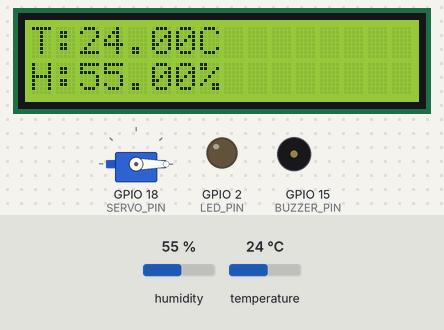
The sketch below on a simulated ESP32. Shown: servo, 16×2 character LCD, output pins drawn as LEDs (lit = HIGH), buzzer (waves = sounding, pin HIGH). The inputs (shaded band) are chosen by the test bench; at power-on: temperature 24 °C, humidity 55 %. WiFi joins after 1.5 s; servers stay silent unless stated; no MQTT or app messages arrive unless stated.

Above: at 2.6 s.
2.7 s: temperature set to 31 °C
At 7.3 s:
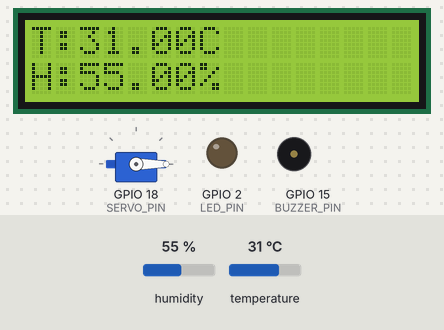
8.0 s: temperature set to 34 °C
At 10.5 s:
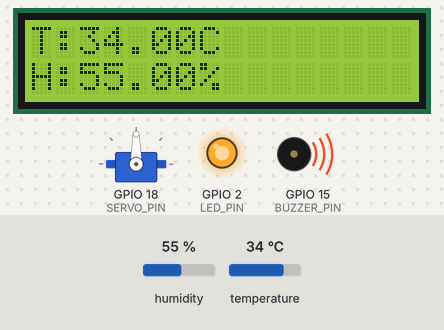
13.3 s: humidity set to 22 %
At 14.9 s:
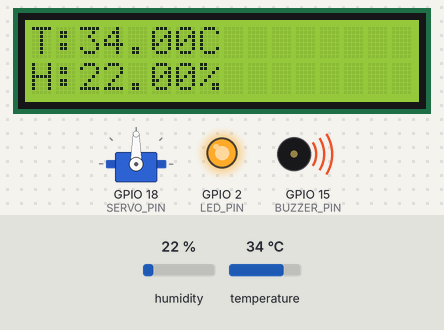
18.6 s: humidity set to 40 %
At 22.4 s:
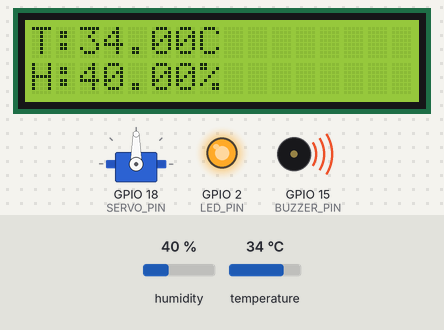
Timing chart, 0 to 23.9 s (numbered marks = the images above; inputs shaded):
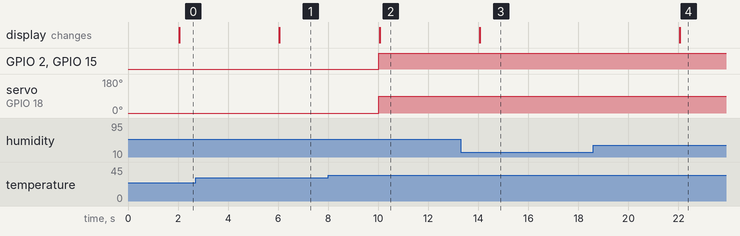

The sketch:

DHT11.ino
```cpp
#include <WiFi.h>
#include <PubSubClient.h>
#include <Wire.h>
#include <LiquidCrystal_I2C.h>
#include <ESP32Servo.h>
#include <DHT.h>   // TAMBAHAN

// ================= WIFI =================
const char* ssid = "SSID";
const char* password = "PASSWORD";

// ================= MQTT =================
const char* mqtt_server = "broker.emqx.io";
const int mqtt_port = 1883;
const char* topic = "dht11/TA";

// ================= DHT22 =================
#define DHT_PIN 4
#define DHT_TYPE DHT11
DHT dht(DHT_PIN, DHT_TYPE);

// ================= OUTPUT =================
#define LED_PIN 2
#define BUZZER_PIN 15
#define SERVO_PIN 18

LiquidCrystal_I2C lcd(0x27, 16, 2);
WiFiClient espClient;
PubSubClient client(espClient);
Servo myServo;

unsigned long lastSensorRead = 0;
unsigned long lastWiFiAttempt = 0;
unsigned long lastMQTTAttempt = 0;

// ================= SETUP =================
void setup() {
  Serial.begin(115200);

  pinMode(LED_PIN, OUTPUT);
  pinMode(BUZZER_PIN, OUTPUT);

  myServo.attach(SERVO_PIN);
  myServo.write(0);

  lcd.init();
  lcd.backlight();

  dht.begin();

  WiFi.begin(ssid, password);
  client.setServer(mqtt_server, mqtt_port);
}

// ================= LOOP =================
void loop() {

  // ===== RECONNECT WIFI =====
  if (WiFi.status() != WL_CONNECTED) {
    if (millis() - lastWiFiAttempt > 5000) {
      lastWiFiAttempt = millis();
      WiFi.disconnect();
      WiFi.begin(ssid, password);
    }
  }

  // ===== RECONNECT MQTT =====
  if (WiFi.status() == WL_CONNECTED && !client.connected()) {
    if (millis() - lastMQTTAttempt > 5000) {
      lastMQTTAttempt = millis();
      client.connect("ESP32_DHT11_Client");
    }
  }

  client.loop();

  // ===== BACA SENSOR TIAP 2 DETIK =====
  if (millis() - lastSensorRead > 2000) {
    lastSensorRead = millis();

    float temperature = dht.readTemperature();
    float humidity = dht.readHumidity();

    if (isnan(temperature) || isnan(humidity)) {
      Serial.println("Gagal baca DHT11");
      return;
    }

    // ===== LOGIKA OUTPUT (BERDASARKAN SUHU) =====
    if (temperature > 32) {
      digitalWrite(LED_PIN, HIGH);
      digitalWrite(BUZZER_PIN, HIGH);
      myServo.write(90);
    } else {
      digitalWrite(LED_PIN, LOW);
      digitalWrite(BUZZER_PIN, LOW);
      myServo.write(0);
    }

    // ===== MQTT FORMAT CSV =====
    if (client.connected()) {
      String payload = String(temperature) + "," + String(humidity);
      client.publish(topic, payload.c_str());
    }

    // ===== LCD =====
    lcd.setCursor(0, 0);
    lcd.print("T:");
    lcd.print(temperature);
    lcd.print("C   ");

    lcd.setCursor(0, 1);
    lcd.print("H:");
    lcd.print(humidity);
    lcd.print("%   ");
  }
}
```

Measured:
- the behaviour switches between 32 and 33 °C on temperature (found by bisection; images 1 and 2)
- after the input at 2.7 s, the display: changes after 3.3 s (image 1)
- after the input at 8.0 s, GPIO 2 (LED_PIN), GPIO 15 (BUZZER_PIN): LOW → HIGH after 2.0 s; servo on GPIO 18 (SERVO_PIN): 0° → 90° after 2.0 s; the display: changes after 2.1 s (image 2)
- after the input at 13.3 s, the display: changes after 0.76 s (image 3)
- after the input at 18.6 s, the display: changes after 3.5 s (image 4)
